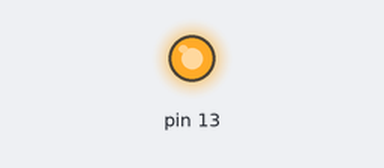
This sketch was run on a simulated Arduino Uno, built with avr-gcc and run on an emulated ATmega328P. Shown: output pins drawn as LEDs (lit = HIGH).

Above: at 0.1 s.
Timing chart, 0 to 1.6 s (numbered marks = the images above):
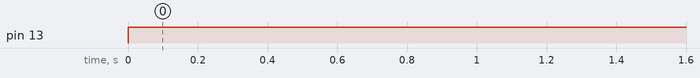

The sketch:

1stprgrm.ino
```cpp
//1st program  write a program to light the led connector to pin number 13 will on for 4 second and off for 1 second
void setup() {
  // put your setup code here, to run once:
  pinMode(13,OUTPUT);
}

void loop() {
  // put your main code here, to run repeatedly:
  digitalWrite(13,HIGH);
  delay(4000);
  digitalWrite(13,HIGH);
  delay(1500);
}
```

Measured:
- by itself, pin 13: LOW → HIGH at 0.00 s
